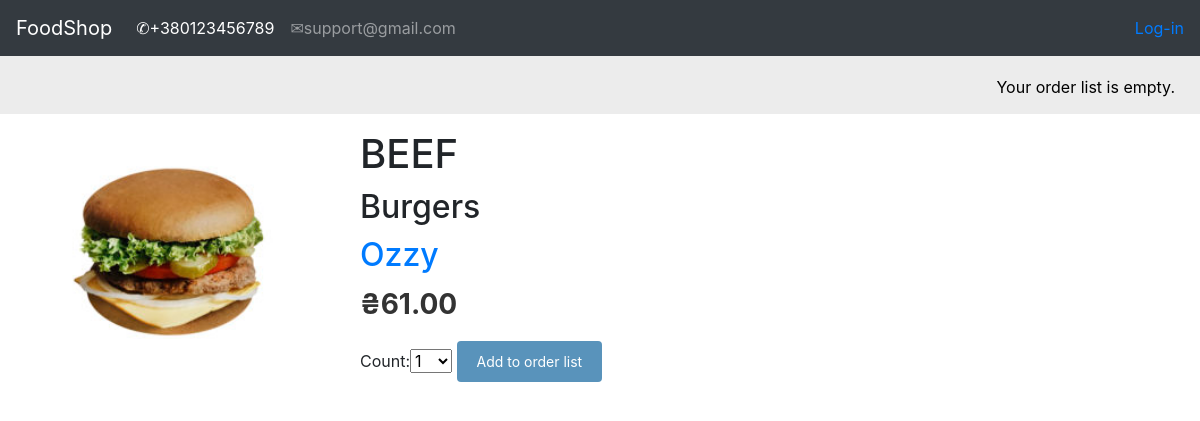
The app's page /shop/product/1/beef/, older data.
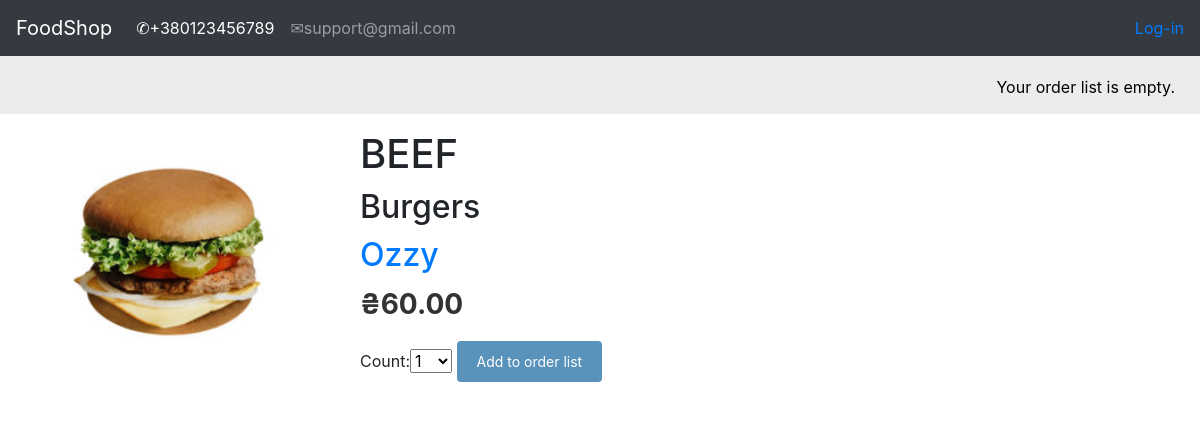
The same page, newer data.
### shop/models.py (models this page shows, shortened)
class Product(models.Model):
    shop = models.ForeignKey(Shop, on_delete=models.CASCADE)
    category = models.ForeignKey(Category, on_delete=models.CASCADE)
    name = models.CharField(max_length=150, db_index=True)
    slug = models.SlugField(max_length=150, db_index=True)
    image = models.ImageField(upload_to='image_products/%Y/%d/%m', default='image_products/no_img.png')
    description = models.TextField(blank=True)
    price = models.DecimalField(max_digits=10, decimal_places=2)
    available = models.BooleanField(default=True)
    created = models.DateTimeField(auto_now_add=True)
    updated = models.DateTimeField(auto_now=True)
    objects = ProductManager()
    class Meta:
        ordering = ('name',)
        index_together = (('id', 'slug'),)
        default_related_name = "products"
    def get_shop_slug(self):
        shop = Shop.objects.get(name=self.shop)
        shop = shop.slug
        return reverse('product_list_by_shop',
                       args=[shop])

class Category(models.Model):
    name = models.CharField(max_length=150, db_index=True)
    slug = models.SlugField(max_length=150, db_index=True, unique=True)
    class Meta:
        ordering = ('name',)
        default_related_name = "category"
    def __str__(self):
        return self.name

class Shop(models.Model):
    name = models.CharField(max_length=150, db_index=True)
    slug = models.SlugField(max_length=150, db_index=True, unique=True)
    class Meta:
        ordering = ('name',)
        default_related_name = "shop"
    def __str__(self):
        return self.name

### shop/views.py (the view)
# urls.py: path('shop/product/<int:id>/<slug:slug>/', views.product_detail, name='product_detail'),
def product_detail(request, id, slug):
    product = Product.objects.available().get(id=id, slug=slug)
    orderlist_form = OrderListAddProductForm()
    return render(request, 'shop/product_detail.html',
                  {'product': product,
                   'orderlist_form': orderlist_form})

### orderlist/forms.py
class OrderListAddProductForm(forms.Form):
    count = forms.TypedChoiceField(choices=PRODUCT_COUNT_CHOICES, coerce=int)
    update = forms.BooleanField(required=False, initial=False, widget=forms.HiddenInput)

### orderlist/context_processors.py (called while the page is built)
def orderlist(request):
    return {'orderlist': OrderList(request)}

### orderlist/orderlist.py (called while the page is built)
    def __len__(self):
        return sum(item['count'] for item in self.orderlist.values())

### shop/models.py (called while the page is built)
    def available(self):
        return self.filter(available=True)

    def get_query_set(self):
        return ProductQuerySet(self.model)

    def available(self):
        return self.get_query_set().available()

### templates/shop/product_detail.html (shortened to what this page needs)
{% extends 'shop/base.html' %}
{% load static %}
{% block context %}
  <div class="product-detail">
    <img src="{{ product.image.url }}">
    <h1>{{ product.name }}</h1>
    <h2>{{ product.category }}</h2>
    <h2><a href="{{ product.get_shop_slug }}">{{ product.shop }}</a></h2>
    <p class="price">₴{{ product.price }}</p>
    <form action="{% url 'orderlist:orderlist_add' product.id %}" method="post">
    {{ orderlist_form }}
    <input type="submit" value="Add to order list">
</form>
  </div>
{% endblock %}

Row changes from the older to the newer data that the page shows:
changed Product "BEEF": price "61.00" → "60.00"
